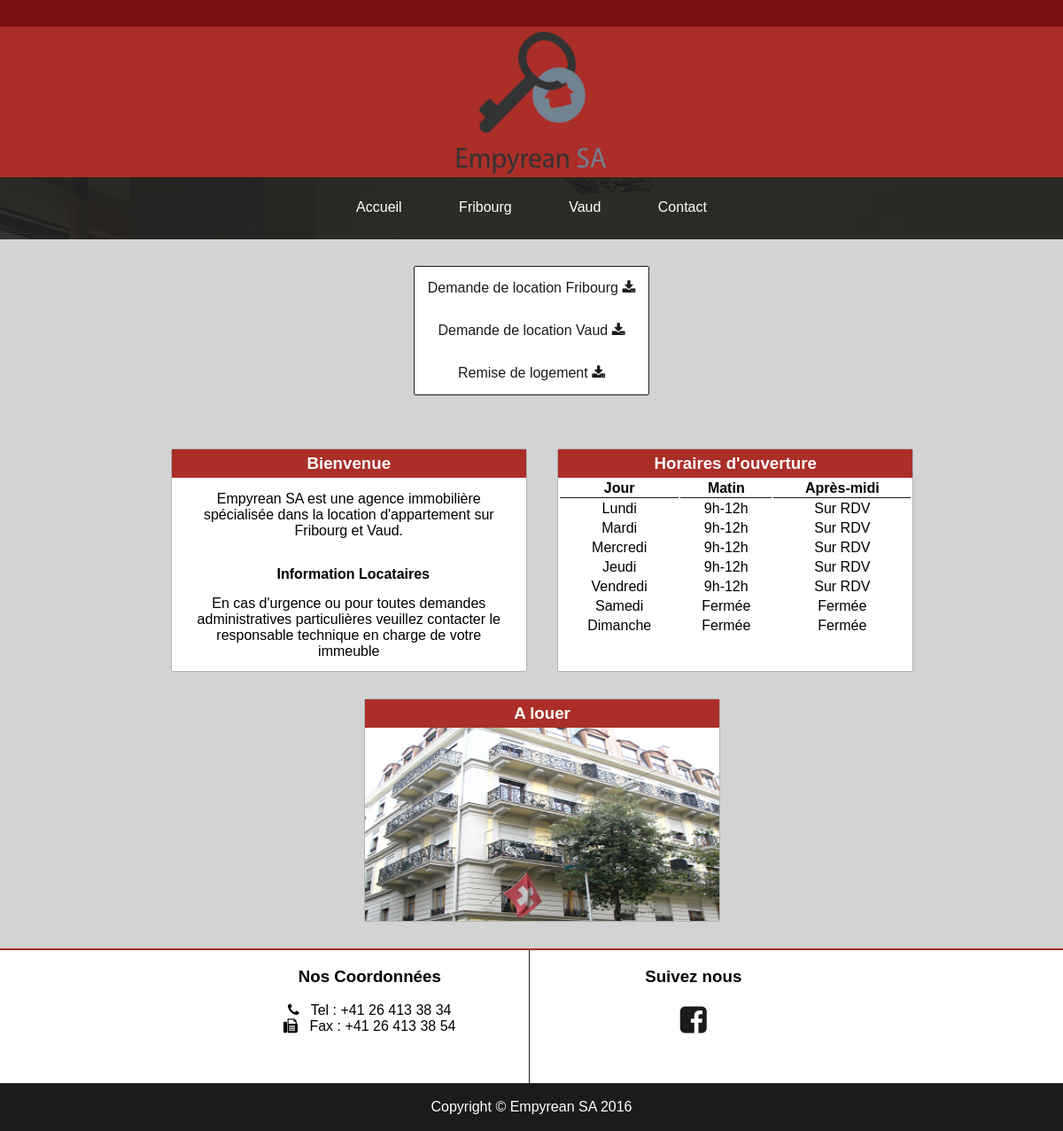
The page / on the database its author committed.
### tables this page shows
CREATE TABLE Home(
        HomeId   int (11) Auto_increment  NOT NULL ,
        HomeMess Varchar (400) ,
        HomeInf  Varchar (400) ,
        HomeTel  Varchar (25) ,
        HomeFax  Varchar (25) ,
        HomePwd  Varchar (200) ,
        PRIMARY KEY (HomeId )
);

### Controllers/HomeController.php (called while the page is built, shortened)
<?php
require(dirname(__FILE__) . '/../Views/HomeView.php');
class HomeController
{
    function render() {
        $homeDAO= new HomePageDAO();
        $home = $homeDAO->getHomeData();
        $tel = $home->getHomeTel();
        $fax = $home->getHomeFax();
        $inf = $home->getHomeInf();
        $mess = $home->getHomeMess();
        $view = new HomeView();
        $view->display($tel, $fax, $inf, $mess);
    }
}

### DAO/DataBase.php (called while the page is built, shortened)
<?php
class DataBase
{
    private $host = 'localhost';
    private $user = 'root';
    private $pass = 'root';
    function DBrunner ($query) {
        try {
            $base = new PDO('mysql:host='.$this->host.';dbname=empyreansaangen;charset=utf8', $this->user, $this->pass);
        }
        catch (PDOException $e) {
            echo $e->getMessage();
        }
        $result = $base->query($query);
        return $result;
    }
}

### DAO/HomePageDAO.php (called while the page is built, shortened)
<?php
class HomePageDAO
{
    function getHomeData(){
        $DB = new DataBase();
        $home = new Home();
        $query = "SELECT HomeFax, HomeInf, HomeMess, HomeTel FROM Home LIMIT 1";
        $DBResult = $DB->DBrunner($query);
        while ($row = $DBResult->fetch()) {
            $home->setHomeFax($row["HomeFax"]);
            $home->setHomeInf($row["HomeInf"]);
            $home->setHomeMess($row["HomeMess"]);
            $home->setHomeTel($row["HomeTel"]);
        }
        return $home;
    }
}

### Views/HomeView.php (the view, shortened to what this page needs)
<?php
class HomeView
{
    function display($tel, $fax, $inf, $mess){
        echo "<!DOCTYPE html>
<html lang=\"en\">
<head>
    <link href=\"css/style.css\" rel=\"stylesheet\" type=\"text/css\"/>
    <link href=\"font-awesome-4.5.0/css/font-awesome.min.css\" rel=\"stylesheet\" type=\"text/css\"/>
</head>
<body>
    <div id=\"controlBar\">
    </div>
    <header>
        <img src=\"img/logo.png\" alt=\"Logo\" height=\"100%\">
    </header>
    <nav>
        <ul id=\"menu\">
            <a href=\"index.php\"><li>Accueil</li></a>
            <a href=\"index.php?Controller=Home&Action=renderFribourg\"><li>Fribourg</li></a>
            <a href=\"index.php?Controller=Home&Action=renderVaud\"><li>Vaud</li></a>
            <a href=\"index.php?Controller=Home&Action=renderContact\"><li>Contact</li></a>
        </ul>
    </nav>
    <div id=\"slider\">
    </div>
    <section>
        <aside id=\"homeAside\" class=\"content\">
            <ul>
                <a href=\"doc/Demande de location fribourg.pdf\" download=\"dlf\"><li>Demande de location Fribourg <i class=\"fa fa-download\"></i></li></a>
                <a href=\"doc/Demande de location vaud.pdf\" download=\"dlv\"><li>Demande de location Vaud <i class=\"fa fa-download\"></i></li></a>
                <a href=\"doc/remise de logement.pdf\" download=\"rl\"><li>Remise de logement <i class=\"fa fa-download\"></i></li></a>
            </ul>
        </aside>
        <div id=\"wrapper\" class=\"content\">
            <article class=\"home\">
                <h3>Bienvenue</h3>
                <p>";
        echo $mess;
        echo "</p>
                <h4>Information Locataires</h4>
                <p>";
        echo $inf;
        echo "</p>
            </article>
            <article class=\"home\">
                <h3>Horaires d'ouverture</h3>
                <table style=\"width:100%\">
                    <tr>
                        <th>Jour</th>
                        <th>Matin</th>
                        <th>Après-midi</th>
                    </tr>
                    <tr>
                        <td>Lundi</td>
                        <td>9h-12h</td>
                        <td>Sur RDV</td>
                    </tr>
                    <tr>
                        <td>Mardi</td>
                        <td>9h-12h</td>
                        <td>Sur RDV</td>
                    </tr>
                    <tr>
                        <td>Mercredi</td>
                        <td>9h-12h</td>
                        <td>Sur RDV</td>
                    </tr>
                    <tr>
                        <td>Jeudi</td>
                        <td>9h-12h</td>
                        <td>Sur RDV</td>
                    </tr>
                    <tr>
                        <td>Vendredi</td>
                        <td>9h-12h</td>
                        <td>Sur RDV</td>
                    </tr>
                    <tr>
                        <td>Samedi</td>
                        <td>Fermée</td>
                        <td>Fermée</td>
                    </tr>
                    <tr>
                        <td>Dimanche</td>
                        <td>Fermée</td>
                        <td>Fermée</td>
                    </tr>
                </table>
            </article>
            <article class=\"home\">
                <h3>A louer</h3>
                <img src='img/vaud2.png' alt='img02' class=\"images\" height=\"218px\" style=\"display: none;\"/>
            </article>
        </div>
    </section>
    <footer>
        <div id=\"footer\">
            <div id=\"coor\" class=\"footPart\">
                <h3>Nos Coordonnées</h3>
                <ul>
                    <li><i class=\"fa fa-phone\"></i> &nbsp; Tel : ";
        echo $tel;
        echo "</li>
                    <li><i class=\"fa fa-fax\"></i> &nbsp; Fax : ";
        echo $fax;
        echo "</li>
                </ul>
            </div>
            <div id=\"follow\" class=\"footPart\">
                <h3>Suivez nous</h3>
                <ul>
                    <li><a href=\"https://www.facebook.com/Empyrean-SA-697203737084497/\"><i class=\"fa fa-facebook-square\"></i></a></li>
                </ul>
            </div>
        </div>
        <div id=\"copyr\">
            <p>Copyright &copy; Empyrean SA 2016</p>
        </div>
    </footer>
</body>
</html>";
    }
}

### css/style.css (style rules this page uses)
html { font-family: Arial; }
body { margin: 0px; background: url("../img/slide.png"); }
#controlBar { height: 30px; background-color: #79100f; }
header { height: 170px; background-color: #ab2e28; text-align: center; }
@media screen and (max-width: 1780px) { #slider { height : 70px; } }
#slider { margin-top: -70px; background-repeat: no-repeat; background-position: center; }
nav { height : 70px; background-color: rgba(27, 27, 27, 0.89); text-align: center; z-index: 100; }
#menu { margin: 0px; list-style: none; height : 100%; padding: 0px; }
#menu a { display : inline-block; text-decoration: none; color : white; height : 100%; padding-right: 30px; padding-left: 30px; }
#menu li { padding-top : 25px; }
section { margin: 0px; height: 100%; }
@media screen and (max-width: 1780px) { section { background-color: rgb(211, 211, 211); text-align: center; } }
.content { display : inline-block; vertical-align: top; }
aside { padding-top : 30px; padding-bottom : 30px; }
aside ul { margin : 0px; list-style: none; border-width: 1px; border-color : #1b1b1b; border-style : solid; border-radius: 2px; padding: 0px; }
aside a { text-decoration: none; color: #1b1b1b; }
aside li { background-color: white; padding: 15px; }
article { width: 400px; display: inline-block; vertical-align: top; margin: 15px; padding: 0px; background-color: white; border-width: 1px; border-color : #b3b3b3; border-style : solid; border-radius: 2px; }
@media screen and (min-width: 671px) { .home { height: 250px; } }
@media screen and (min-width: 671px) { #wrapper { padding : 15px; width: 80%; margin-left:2%; } }
article h3 { margin: 0px; padding : 5px; background-color: #ab2e28; color: white; }
article p { margin: 15px; }
article td { text-align: center; }
article th { border-bottom-width: 1px; border-bottom-color : #1b1b1b; border-bottom-style : solid; }
article img { width: 100%; margin-bottom: -5px; }
article h4 { padding-top: 10px; padding-left: 10px; margin-bottom: 0px; }
#footer { background-color: white; text-align: center; height : 150px; border-top-width: 2px; border-color : #ab2e28; border-top-style : solid; }
.footPart { display: inline-block; vertical-align: top; width: 30%; height: 100%; }
.footPart ul { list-style: none; padding: 0px; }
#coor { border-right-width: 1px; border-color : #1b1b1b; border-right-style : solid; }
#follow ul li a { color: #1b1b1b; font-size: 35px; }
#copyr { background-color: #1b1b1b; padding-bottom: 2px; padding-top: 2px; text-align: center; color : white; }

### rows shown on the page
home: HomeMess "Empyrean SA est une agence immobilière spécialisée dans la location d'appartement sur Fribourg et Vaud.", HomeInf "En cas d'urgence ou pour toutes demandes administratives particulières veuillez contacter le responsable technique en charge de votre immeuble", HomeTel "+41 26 413 38 34", HomeFax "+41 26 413 38 54"
